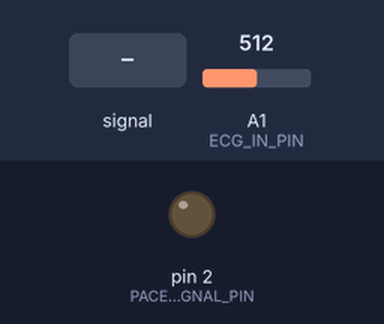
This sketch was run on a simulated Arduino Uno, built with avr-gcc and run on an emulated ATmega328P. Parts: output pins drawn as LEDs (lit = HIGH). The test bench sets the inputs (shaded band); at power-on: A1 (ECG_IN_PIN) = 512. What the sketch prints to the serial monitor is not drawn.

Above: at 4.2 s.
4.3 s: A1 (ECG_IN_PIN) fed a 2 Hz sine of ±306 counts around its level
Timing chart, 0 to 7.3 s (numbered marks = the images above; inputs shaded):
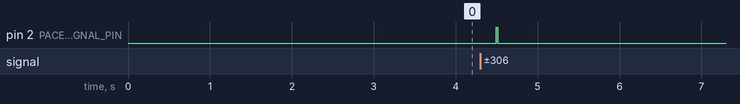

The sketch:

paceMaker.ino
```cpp
#include <stdio.h>

#define PACE_SIGNAL_PIN 2
#define ECG_IN_PIN A1


enum State
{
    A = 0, // initial state
    P, //
    Q, //
    R, //
    Rp, // peak
    S, //
    T,  //
    E,  // error
};


//******************************************************* VARIABLES

bool timerReady = true;

long t1 = millis();
long t2 = millis();
long initTime = millis();

long errorTime = millis();
long lastPace = millis();

long beatTime = millis();

int reading = 0;
int val = 0;
enum State state = A;

long duration = 0;

bool paced = false;

bool triggered = false;
//bool initialized = false;

int beat = 0;
int bpm = 0;

int pC = 0;
int qC = 0;
int rC = 0;
int rpC = 0;
int sC = 0;
int tC = 0;

int timesp[] = {0,0,0,0,0,0,0,0,0,0};
int timesq[] = {0,0,0,0,0,0,0,0,0,0};
int timesr[] = {0,0,0,0,0,0,0,0,0,0};
int timesrp[] = {0,0,0,0,0,0,0,0,0,0};
int timess[] = {0,0,0,0,0,0,0,0,0,0};
int timest[] = {0,0,0,0,0,0,0,0,0,0};

int p = 0;
int q = 0;
int r = 0;
int rp = 0;
int s = 0;
int t = 0;


//******************************************************* PACE
void Pace()
{
    paced = true;
    if(millis() - lastPace > 879)
    {
        digitalWrite(PACE_SIGNAL_PIN, HIGH);
        errorTime = millis();
        while(reading > 160 || reading < 120)
        {
            Poll();
            if(millis() - errorTime > 20)
            {
                state = E;
                //Serial.print("Setting state: ");
                //Serial.println(int(state));
                paced = false;
                break;
            }
        }
        //Serial.println(millis() - errorTime);
        digitalWrite(PACE_SIGNAL_PIN, LOW);
        lastPace = millis();
    }
    return;
}

//******************************************************* POLL
void Poll()
{
    reading = int(analogRead(ECG_IN_PIN));
    return;
}

//******************************************************* UPDATE STATE VARIABLES

void UpdateStateVariables(int &arrayCounter,int &stateCounter, int timesArray[])
{
//    Serial.print("state: ");
//    Serial.print(int(state));
//    Serial.print("     count: ");
//    Serial.println(stateCounter);
    timesArray[arrayCounter] = stateCounter;
    stateCounter = 0;
    arrayCounter++;
//    Serial.print("arrayCounter: ");
//    Serial.println(arrayCounter);
    if(arrayCounter == 10)
    {
//        Serial.print("state: ");
//        Serial.print(int(state));
//        Serial.print("     count: ");
//        for(int j = 0; j < 10; j++)
//        {
//            Serial.print(timesArray[j]);
//            Serial.print(", ");
//        }
//        Serial.println();
        arrayCounter = 0;
    }
}

void PrintHeader()
{
    if(state == P)
    {
        Serial.println("******");
    }
    Serial.print("state: ");
    Serial.print(int(state));
}

void PrintBody()
{
    Serial.print("     duration: ");
    Serial.print(duration);
    if(state == Rp || state == S)
    {
        Serial.print(" ");
    }
    Serial.print("     next state: ");
    Serial.print(int(state));
    Serial.println();
}

//******************************************************* SetState
void SetState(int nextState)
{
    //PrintHeader();
    state = State(nextState);
    if(!timerReady)
    {
        t2 = millis();
        duration = (t2-t1);
        timerReady = true;
        //PrintBody();
    }
    if(timerReady)
    {
        t1 = millis();
        timerReady = false;
    }
    return;
}

//******************************************************* STEP
void Step()
{

    if(state == A)
    {
        //Serial.println("A");
        if(reading > 150)
        {
            SetState(state+1);
        }
        return;
    }

    if(state == P)
    {
        //Serial.println("P");
        pC++;
        if(reading > 200 && reading < 225)
        {
            UpdateStateVariables(p, pC, timesp);
            SetState(state+1);
        }
        return;
    }
    if(state == Q)
    {
        //Serial.println("Q");
        qC++;
        if(millis() - t1 > 140 && !triggered)
        {
            Pace();
            triggered = true;
        }
        else if(qC > 29 && !triggered)
        {
            Pace();
            triggered = true;
        }
        if(triggered || (reading < 140 && reading > 130))
        {
            UpdateStateVariables(q, qC, timesq);
            if(paced)
            {
                SetState(state+1);
            }
        }
        return;
    }
    if(state == R)
    {
        //Serial.println("R");
        if(triggered)
        {
            triggered = false;
        }
        rC++;
        if(reading > 550)
        {
            UpdateStateVariables(r, rC, timesr);
            SetState(state+1);
            beat++;
            if(beat == 12)
            {
                bpm = int(60 / double((millis() - beatTime) / beat) * 1000);
                //Serial.print("BPM: ");
                //Serial.println(bpm);
                beat = 0;
                beatTime = millis();
            }
        }
        return;
    }

    if(state == Rp)
    {
       //Serial.println("Rp");
        rpC++;
        if(reading < 150)
        {
            UpdateStateVariables(rp, rpC, timesrp);
            SetState(state+1);
        }
        return;
    }

    if(state == S)
    {
        //Serial.println("S");
        sC++;
        if(reading > 195)
        {
            UpdateStateVariables(s, sC, timess);
            SetState(state+1);
        }
        return;
    }

    if(state == T)
    {
        //Serial.println("T");
        tC++;
        if(reading < 195 && reading > 188)
        {
            UpdateStateVariables(t, tC, timest);
            SetState(1);
        }

        return;
    }
    if(state == E)
    {
        Serial.println("ERROR");
        paced = true;
        SetState(0);
    }
    else
    {
        Serial.println("State: ");
        Serial.println(state);
    }
}

//*******************************************************
//******************************************************* SETUP
//*******************************************************
void setup()
{
    pinMode(ECG_IN_PIN, INPUT);
    pinMode(PACE_SIGNAL_PIN, OUTPUT);
    digitalWrite(PACE_SIGNAL_PIN, LOW);
    Serial.begin(9600);
    delay(3000);
    Serial.println("initialized.");
    beatTime = millis();
}

//*******************************************************
//*******************************************************
//******************************************************* MAIN
long z1 = micros();
void loop()
{
     //z1 = micros();
     Poll();
     Step();
     delay(5);
     //Serial.println(micros() - z1);
}


void PrintVal()
{
    Serial.print(reading);
    Serial.print(", ");
}


//******************************************************* TEST
void Test()
{
   while(true)
    {
        delay(8);
        int reading = int(analogRead(A1));
        if(reading > 115 && val != reading)
        {
            if(!timerReady)
            {
                t1 = millis();
                timerReady = true;
            }
            Serial.print(analogRead(A1));
            Serial.print(",");
            val = reading;
        }
        if(reading < 115)
        {
          //Serial.print("reading is: ");
          //Serial.println(reading);
            if(timerReady)
            {
                Serial.println();
                Serial.println();
                t2 = millis();
                Serial.println(t2-t1);
                timerReady = false;
                Serial.println();
                Serial.println();
            }
        }
    }
}
```

Measured:
- after the input at 4.3 s, pin 2 (PACE_SIGNAL_PIN): LOW → HIGH after 0.19 s, → LOW 0.02 s later
